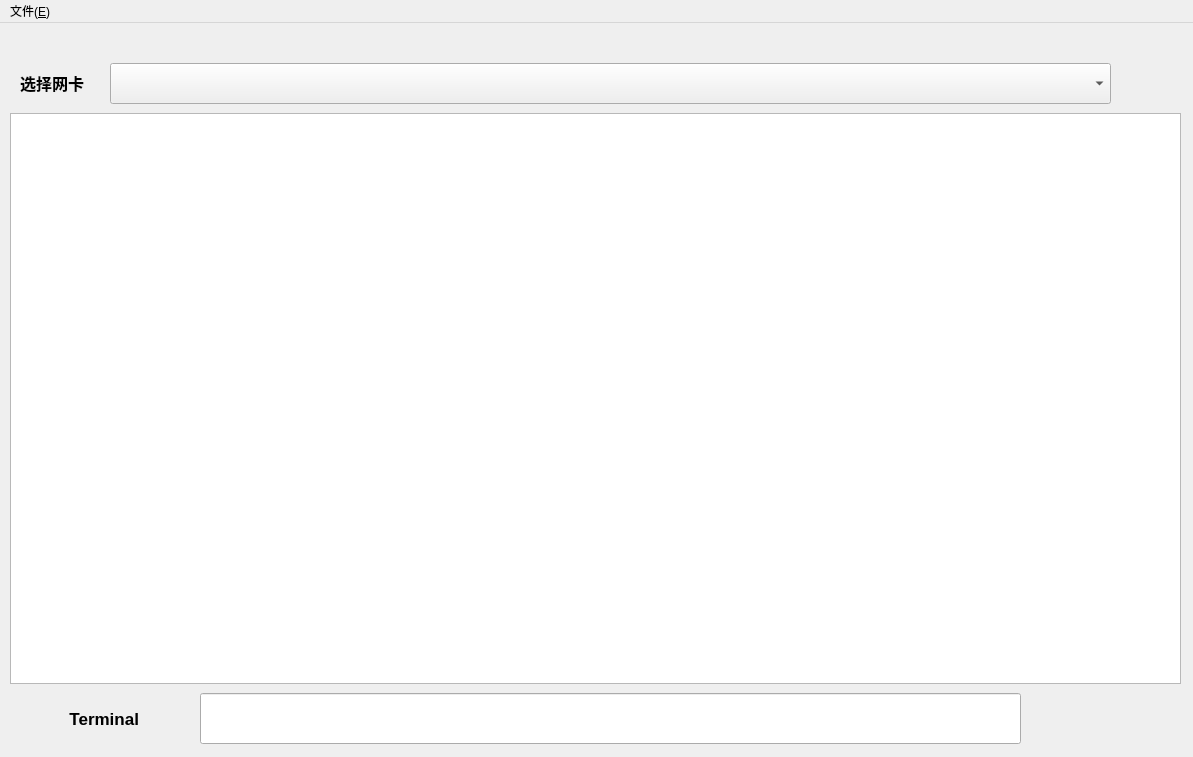
<?xml version="1.0" encoding="UTF-8"?>
<ui version="4.0">
 <class>MainWindow</class>
 <widget class="QMainWindow" name="MainWindow">
  <property name="geometry">
   <rect>
    <x>0</x>
    <y>0</y>
    <width>1193</width>
    <height>757</height>
   </rect>
  </property>
  <property name="windowTitle">
   <string>MainWindow</string>
  </property>
  <widget class="QWidget" name="centralwidget">
   <widget class="QComboBox" name="comboBox_netcard">
    <property name="geometry">
     <rect>
      <x>110</x>
      <y>40</y>
      <width>1001</width>
      <height>41</height>
     </rect>
    </property>
   </widget>
   <widget class="QLabel" name="label_netcard">
    <property name="geometry">
     <rect>
      <x>20</x>
      <y>50</y>
      <width>80</width>
      <height>20</height>
     </rect>
    </property>
    <property name="font">
     <font>
      <pointsize>12</pointsize>
      <weight>75</weight>
      <bold>true</bold>
     </font>
    </property>
    <property name="text">
     <string>选择网卡</string>
    </property>
   </widget>
   <widget class="QLabel" name="label_sport">
    <property name="geometry">
     <rect>
      <x>110</x>
      <y>170</y>
      <width>91</width>
      <height>51</height>
     </rect>
    </property>
    <property name="font">
     <font>
      <pointsize>13</pointsize>
      <weight>75</weight>
      <bold>true</bold>
     </font>
    </property>
    <property name="text">
     <string> 源端口</string>
    </property>
   </widget>
   <widget class="QLabel" name="label_dport">
    <property name="geometry">
     <rect>
      <x>570</x>
      <y>180</y>
      <width>101</width>
      <height>31</height>
     </rect>
    </property>
    <property name="font">
     <font>
      <pointsize>13</pointsize>
      <weight>75</weight>
      <bold>true</bold>
     </font>
    </property>
    <property name="text">
     <string> 目的端口</string>
    </property>
   </widget>
   <widget class="QLabel" name="label_seq">
    <property name="geometry">
     <rect>
      <x>110</x>
      <y>240</y>
      <width>71</width>
      <height>31</height>
     </rect>
    </property>
    <property name="font">
     <font>
      <pointsize>13</pointsize>
      <weight>75</weight>
      <bold>true</bold>
     </font>
    </property>
    <property name="text">
     <string> 序号</string>
    </property>
   </widget>
   <widget class="QLabel" name="label_ack">
    <property name="geometry">
     <rect>
      <x>580</x>
      <y>240</y>
      <width>91</width>
      <height>41</height>
     </rect>
    </property>
    <property name="font">
     <font>
      <pointsize>13</pointsize>
      <weight>75</weight>
      <bold>true</bold>
     </font>
    </property>
    <property name="text">
     <string> 确认号</string>
    </property>
   </widget>
   <widget class="QLabel" name="label_ttl">
    <property name="geometry">
     <rect>
      <x>120</x>
      <y>420</y>
      <width>71</width>
      <height>31</height>
     </rect>
    </property>
    <property name="font">
     <font>
      <pointsize>13</pointsize>
      <weight>75</weight>
      <bold>true</bold>
     </font>
    </property>
    <property name="text">
     <string> TTL</string>
    </property>
   </widget>
   <widget class="QLabel" name="label_sign">
    <property name="geometry">
     <rect>
      <x>100</x>
      <y>300</y>
      <width>91</width>
      <height>31</height>
     </rect>
    </property>
    <property name="font">
     <font>
      <pointsize>13</pointsize>
      <weight>75</weight>
      <bold>true</bold>
     </font>
    </property>
    <property name="text">
     <string> 标志位</string>
    </property>
   </widget>
   <widget class="QLineEdit" name="sport">
    <property name="geometry">
     <rect>
      <x>200</x>
      <y>180</y>
      <width>291</width>
      <height>41</height>
     </rect>
    </property>
    <property name="font">
     <font>
      <pointsize>12</pointsize>
     </font>
    </property>
   </widget>
   <widget class="QLineEdit" name="dport">
    <property name="geometry">
     <rect>
      <x>690</x>
      <y>180</y>
      <width>321</width>
      <height>41</height>
     </rect>
    </property>
    <property name="font">
     <font>
      <pointsize>12</pointsize>
     </font>
    </property>
   </widget>
   <widget class="QLineEdit" name="seq">
    <property name="geometry">
     <rect>
      <x>200</x>
      <y>240</y>
      <width>291</width>
      <height>41</height>
     </rect>
    </property>
    <property name="font">
     <font>
      <pointsize>12</pointsize>
     </font>
    </property>
   </widget>
   <widget class="QLineEdit" name="ack">
    <property name="geometry">
     <rect>
      <x>690</x>
      <y>240</y>
      <width>321</width>
      <height>41</height>
     </rect>
    </property>
    <property name="font">
     <font>
      <pointsize>12</pointsize>
     </font>
    </property>
   </widget>
   <widget class="QLineEdit" name="ttl">
    <property name="geometry">
     <rect>
      <x>200</x>
      <y>420</y>
      <width>291</width>
      <height>41</height>
     </rect>
    </property>
    <property name="font">
     <font>
      <pointsize>12</pointsize>
     </font>
    </property>
   </widget>
   <widget class="QLineEdit" name="sign">
    <property name="geometry">
     <rect>
      <x>200</x>
      <y>300</y>
      <width>291</width>
      <height>41</height>
     </rect>
    </property>
    <property name="font">
     <font>
      <pointsize>12</pointsize>
     </font>
    </property>
   </widget>
   <widget class="QLineEdit" name="window">
    <property name="geometry">
     <rect>
      <x>690</x>
      <y>300</y>
      <width>321</width>
      <height>41</height>
     </rect>
    </property>
    <property name="font">
     <font>
      <pointsize>12</pointsize>
     </font>
    </property>
   </widget>
   <widget class="QLabel" name="label_window">
    <property name="geometry">
     <rect>
      <x>590</x>
      <y>310</y>
      <width>71</width>
      <height>31</height>
     </rect>
    </property>
    <property name="font">
     <font>
      <pointsize>13</pointsize>
      <weight>75</weight>
      <bold>true</bold>
     </font>
    </property>
    <property name="text">
     <string> 窗口</string>
    </property>
   </widget>
   <widget class="QLabel" name="label_data">
    <property name="geometry">
     <rect>
      <x>110</x>
      <y>550</y>
      <width>71</width>
      <height>31</height>
     </rect>
    </property>
    <property name="font">
     <font>
      <pointsize>13</pointsize>
      <weight>75</weight>
      <bold>true</bold>
     </font>
    </property>
    <property name="text">
     <string> 数据</string>
    </property>
   </widget>
   <widget class="QLabel" name="label_dstIP">
    <property name="geometry">
     <rect>
      <x>580</x>
      <y>360</y>
      <width>91</width>
      <height>41</height>
     </rect>
    </property>
    <property name="font">
     <font>
      <pointsize>13</pointsize>
      <weight>75</weight>
      <bold>true</bold>
     </font>
    </property>
    <property name="text">
     <string> 目的IP</string>
    </property>
   </widget>
   <widget class="QLineEdit" name="dstIP">
    <property name="geometry">
     <rect>
      <x>690</x>
      <y>360</y>
      <width>321</width>
      <height>41</height>
     </rect>
    </property>
    <property name="font">
     <font>
      <pointsize>12</pointsize>
     </font>
    </property>
   </widget>
   <widget class="QLineEdit" name="srcIP">
    <property name="geometry">
     <rect>
      <x>200</x>
      <y>360</y>
      <width>291</width>
      <height>41</height>
     </rect>
    </property>
    <property name="font">
     <font>
      <pointsize>12</pointsize>
     </font>
    </property>
   </widget>
   <widget class="QLabel" name="label_srcIP">
    <property name="geometry">
     <rect>
      <x>110</x>
      <y>360</y>
      <width>71</width>
      <height>31</height>
     </rect>
    </property>
    <property name="font">
     <font>
      <pointsize>13</pointsize>
      <weight>75</weight>
      <bold>true</bold>
     </font>
    </property>
    <property name="text">
     <string> 源IP</string>
    </property>
   </widget>
   <widget class="QPushButton" name="send">
    <property name="geometry">
     <rect>
      <x>780</x>
      <y>550</y>
      <width>161</width>
      <height>81</height>
     </rect>
    </property>
    <property name="font">
     <font>
      <pointsize>20</pointsize>
     </font>
    </property>
    <property name="text">
     <string>发送</string>
    </property>
   </widget>
   <widget class="QRadioButton" name="tcp">
    <property name="geometry">
     <rect>
      <x>200</x>
      <y>100</y>
      <width>121</width>
      <height>61</height>
     </rect>
    </property>
    <property name="font">
     <font>
      <pointsize>18</pointsize>
      <weight>75</weight>
      <bold>true</bold>
     </font>
    </property>
    <property name="text">
     <string>TCP</string>
    </property>
    <property name="iconSize">
     <size>
      <width>30</width>
      <height>30</height>
     </size>
    </property>
   </widget>
   <widget class="QLabel" name="label_protocol">
    <property name="geometry">
     <rect>
      <x>10</x>
      <y>110</y>
      <width>141</width>
      <height>41</height>
     </rect>
    </property>
    <property name="font">
     <font>
      <pointsize>12</pointsize>
      <weight>75</weight>
      <bold>true</bold>
     </font>
    </property>
    <property name="text">
     <string>选择发送协议</string>
    </property>
   </widget>
   <widget class="QRadioButton" name="udp">
    <property name="geometry">
     <rect>
      <x>370</x>
      <y>100</y>
      <width>121</width>
      <height>61</height>
     </rect>
    </property>
    <property name="font">
     <font>
      <pointsize>18</pointsize>
      <weight>75</weight>
      <bold>true</bold>
     </font>
    </property>
    <property name="text">
     <string>UDP</string>
    </property>
    <property name="iconSize">
     <size>
      <width>30</width>
      <height>30</height>
     </size>
    </property>
   </widget>
   <widget class="QRadioButton" name="icmp">
    <property name="geometry">
     <rect>
      <x>540</x>
      <y>100</y>
      <width>121</width>
      <height>61</height>
     </rect>
    </property>
    <property name="font">
     <font>
      <pointsize>18</pointsize>
      <weight>75</weight>
      <bold>true</bold>
     </font>
    </property>
    <property name="text">
     <string>ICMP</string>
    </property>
    <property name="iconSize">
     <size>
      <width>30</width>
      <height>30</height>
     </size>
    </property>
   </widget>
   <widget class="QRadioButton" name="ip">
    <property name="geometry">
     <rect>
      <x>750</x>
      <y>100</y>
      <width>121</width>
      <height>61</height>
     </rect>
    </property>
    <property name="font">
     <font>
      <pointsize>18</pointsize>
      <weight>75</weight>
      <bold>true</bold>
     </font>
    </property>
    <property name="text">
     <string>IP</string>
    </property>
    <property name="iconSize">
     <size>
      <width>30</width>
      <height>30</height>
     </size>
    </property>
   </widget>
   <widget class="QRadioButton" name="arp">
    <property name="geometry">
     <rect>
      <x>960</x>
      <y>100</y>
      <width>121</width>
      <height>61</height>
     </rect>
    </property>
    <property name="font">
     <font>
      <pointsize>18</pointsize>
      <weight>75</weight>
      <bold>true</bold>
     </font>
    </property>
    <property name="text">
     <string>ARP</string>
    </property>
    <property name="iconSize">
     <size>
      <width>30</width>
      <height>30</height>
     </size>
    </property>
   </widget>
   <widget class="QLabel" name="label_dstMAC">
    <property name="geometry">
     <rect>
      <x>570</x>
      <y>480</y>
      <width>121</width>
      <height>41</height>
     </rect>
    </property>
    <property name="font">
     <font>
      <pointsize>13</pointsize>
      <weight>75</weight>
      <bold>true</bold>
     </font>
    </property>
    <property name="text">
     <string> 目的MAC</string>
    </property>
   </widget>
   <widget class="QLineEdit" name="srcMAC">
    <property name="geometry">
     <rect>
      <x>200</x>
      <y>480</y>
      <width>291</width>
      <height>41</height>
     </rect>
    </property>
    <property name="font">
     <font>
      <pointsize>12</pointsize>
     </font>
    </property>
   </widget>
   <widget class="QLineEdit" name="dstMAC">
    <property name="geometry">
     <rect>
      <x>690</x>
      <y>480</y>
      <width>321</width>
      <height>41</height>
     </rect>
    </property>
    <property name="font">
     <font>
      <pointsize>12</pointsize>
     </font>
    </property>
   </widget>
   <widget class="QLabel" name="label_srcMAC">
    <property name="geometry">
     <rect>
      <x>110</x>
      <y>480</y>
      <width>71</width>
      <height>31</height>
     </rect>
    </property>
    <property name="font">
     <font>
      <pointsize>13</pointsize>
      <weight>75</weight>
      <bold>true</bold>
     </font>
    </property>
    <property name="text">
     <string> 源MAC</string>
    </property>
   </widget>
   <widget class="QLineEdit" name="data">
    <property name="geometry">
     <rect>
      <x>200</x>
      <y>550</y>
      <width>461</width>
      <height>91</height>
     </rect>
    </property>
    <property name="font">
     <font>
      <pointsize>12</pointsize>
     </font>
    </property>
   </widget>
   <widget class="QLineEdit" name="terminal">
    <property name="geometry">
     <rect>
      <x>200</x>
      <y>670</y>
      <width>821</width>
      <height>51</height>
     </rect>
    </property>
    <property name="font">
     <font>
      <pointsize>12</pointsize>
     </font>
    </property>
   </widget>
   <widget class="QLabel" name="label_terminal">
    <property name="geometry">
     <rect>
      <x>60</x>
      <y>660</y>
      <width>121</width>
      <height>71</height>
     </rect>
    </property>
    <property name="font">
     <font>
      <pointsize>13</pointsize>
      <weight>75</weight>
      <bold>true</bold>
     </font>
    </property>
    <property name="text">
     <string>  Terminal</string>
    </property>
   </widget>
   <widget class="QTableView" name="package_table">
    <property name="geometry">
     <rect>
      <x>10</x>
      <y>90</y>
      <width>1171</width>
      <height>571</height>
     </rect>
    </property>
   </widget>
  </widget>
  <widget class="QMenuBar" name="menubar">
   <property name="geometry">
    <rect>
     <x>0</x>
     <y>0</y>
     <width>1193</width>
     <height>26</height>
    </rect>
   </property>
   <widget class="QMenu" name="menu">
    <property name="title">
     <string>文件(&amp;E)</string>
    </property>
    <addaction name="action_Open"/>
    <addaction name="action_New"/>
    <addaction name="action_S"/>
   </widget>
   <addaction name="menu"/>
  </widget>
  <action name="action_Open">
   <property name="text">
    <string>打开(&amp;O)</string>
   </property>
  </action>
  <action name="action_New">
   <property name="text">
    <string>新建(&amp;N)</string>
   </property>
  </action>
  <action name="action_S">
   <property name="text">
    <string>保存(&amp;S)</string>
   </property>
  </action>
 </widget>
 <resources/>
 <connections/>
</ui>
